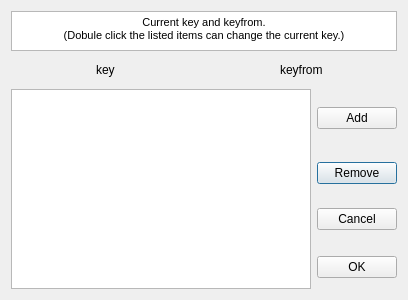
<?xml version="1.0" encoding="UTF-8"?>
<ui version="4.0">
 <class>api</class>
 <widget class="QDialog" name="api">
  <property name="geometry">
   <rect>
    <x>0</x>
    <y>0</y>
    <width>400</width>
    <height>300</height>
   </rect>
  </property>
  <property name="windowTitle">
   <string>Dialog</string>
  </property>
  <layout class="QGridLayout" name="gridLayout">
   <item row="2" column="1">
    <widget class="QPushButton" name="remove">
     <property name="text">
      <string>Remove</string>
     </property>
    </widget>
   </item>
   <item row="1" column="1">
    <widget class="QPushButton" name="addButton">
     <property name="text">
      <string>Add</string>
     </property>
    </widget>
   </item>
   <item row="4" column="1">
    <widget class="QPushButton" name="okButton">
     <property name="text">
      <string>OK</string>
     </property>
    </widget>
   </item>
   <item row="3" column="1">
    <widget class="QPushButton" name="cancelButton">
     <property name="text">
      <string>Cancel</string>
     </property>
    </widget>
   </item>
   <item row="1" column="0" rowspan="4">
    <widget class="QListWidget" name="apiListView">
     <property name="minimumSize">
      <size>
       <width>300</width>
       <height>200</height>
      </size>
     </property>
    </widget>
   </item>
   <item row="0" column="0" colspan="2">
    <layout class="QVBoxLayout" name="verticalLayout">
     <item>
      <widget class="QTextBrowser" name="textBrowser">
       <property name="maximumSize">
        <size>
         <width>16777215</width>
         <height>40</height>
        </size>
       </property>
       <property name="html">
        <string>&lt;!DOCTYPE HTML PUBLIC &quot;-//W3C//DTD HTML 4.0//EN&quot; &quot;http://www.w3.org/TR/REC-html40/strict.dtd&quot;&gt;
&lt;html&gt;&lt;head&gt;&lt;meta name=&quot;qrichtext&quot; content=&quot;1&quot; /&gt;&lt;style type=&quot;text/css&quot;&gt;
p, li { white-space: pre-wrap; }
&lt;/style&gt;&lt;/head&gt;&lt;body style=&quot; font-family:'MS Shell Dlg 2'; font-size:8.25pt; font-weight:400; font-style:normal;&quot;&gt;
&lt;p align=&quot;center&quot; style=&quot; margin-top:0px; margin-bottom:0px; margin-left:0px; margin-right:0px; -qt-block-indent:0; text-indent:0px;&quot;&gt;Current key and keyfrom.&lt;/p&gt;
&lt;p align=&quot;center&quot; style=&quot; margin-top:0px; margin-bottom:0px; margin-left:0px; margin-right:0px; -qt-block-indent:0; text-indent:0px;&quot;&gt;(Dobule click the listed items can change the current key.)&lt;/p&gt;&lt;/body&gt;&lt;/html&gt;</string>
       </property>
      </widget>
     </item>
     <item>
      <layout class="QHBoxLayout" name="horizontalLayout">
       <item alignment="Qt::AlignHCenter">
        <widget class="QLabel" name="key">
         <property name="text">
          <string>key</string>
         </property>
        </widget>
       </item>
       <item alignment="Qt::AlignHCenter">
        <widget class="QLabel" name="keyfrom">
         <property name="maximumSize">
          <size>
           <width>16777215</width>
           <height>50</height>
          </size>
         </property>
         <property name="text">
          <string>keyfrom</string>
         </property>
        </widget>
       </item>
      </layout>
     </item>
    </layout>
   </item>
  </layout>
 </widget>
 <resources/>
 <connections>
  <connection>
   <sender>cancelButton</sender>
   <signal>clicked()</signal>
   <receiver>api</receiver>
   <slot>accept()</slot>
   <hints>
    <hint type="sourcelabel">
     <x>366</x>
     <y>222</y>
    </hint>
    <hint type="destinationlabel">
     <x>348</x>
     <y>226</y>
    </hint>
   </hints>
  </connection>
 </connections>
</ui>
